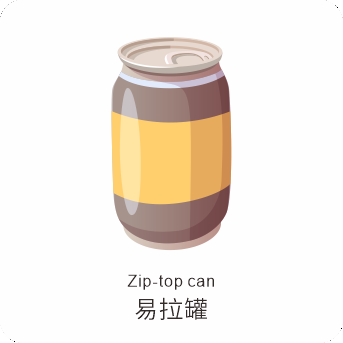
#> input picture image/0.png, 343 x 343 px, given as the content of the folder ./texture, which was not available
$ python 01_get_train.py
#> lines starting #> are read from the running program, lines starting #| are printed output that depends on the picture
import os
import math
import cv2 as cv
import numpy as np
import imgaug.augmenters as iaa


# [35 lines left out: functions rotate_about_center, roate_zoom_img, not called in this run]


def img_random_brightness(img):
    brightness = iaa.Multiply((0.9, 1.1))
    # print(brightness.augment)
    image = brightness.augment_image(img)
    return image


def random_augment(img):
    image = img_random_brightness(img)
    image = roate_zoom_img(image)
    return image


# [12 lines left out: function checkOverlap, not called in this run]


# 随机位置生成图片
def transparentOverlay(path):
#> called with path = './texture/0.png'
    bgImg = cv.imread(path, -1)
#> bgImg is the input picture: shape (343, 343, 4); mean B, G, R, A 228.5, 235.8, 242.7, 253.3
    target = cv.resize(bgImg, (300, 300))
    rows, cols, _ = target.shape  # 背景图
#> rows = 300; cols = 300
    rectangles = []
    label = ' '
    for i in range(0, 10):
        index = np.random.randint(0, 24)
        readimg = cv.imread('./image/' + str(index) + '.png')
        readimg = cv.resize(readimg, (100, 100))
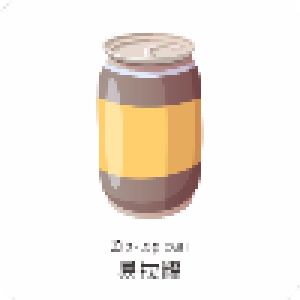
#> readimg: shape (100, 100, 3) (shown 3 times larger); mean B, G, R 228.4, 235.8, 242.6
        overlay = random_augment(readimg)
        h, w = overlay.shape[:2]
        x = np.random.randint(0, 300 - h)
        y = np.random.randint(0, 300 - w)
        if checkOverlap(rectangles, (y, x, y + w, x + h)):
            continue
        hsv = cv.cvtColor(overlay, cv.COLOR_BGR2HSV)
        lowerb = (35, 43, 36)
        upperb = (77, 255, 255)
        dst = cv.inRange(hsv, lowerb, upperb)
        overlay[dst == 255] = (0, 0, 0)
        color = target[x:x + h, y:y + w]
        color[dst != 255] = (0, 0, 0)
        img = color + overlay
        # 图像合并
        for i in range(img.shape[0]):
            for j in range(img.shape[1]):
                if x + i >= rows or y + j >= cols:
                    continue
                if (hsv[i][j][0:1] > 36 and hsv[i][j][1:2] > 25 and hsv[i][j][2:3] > 25 and hsv[i][j][0:1] < 70):
                    continue
                target[x + i][y + j] = img[i][j][:3]
        rectangles.append((y, x, y + w, x + h))
        # cv.rectangle(target, (y, x), (y + w, x + h), (0, 255, 0), 2)
        # label += "{},{},{},{},{} ".format(y, x, y + w, x + h, index)
        label += "{} {} {} {} {} ".format(y, x, y + w, x + h, index)
        # label += "{} {} {} {} {} \n".format(index, y / 416 + w / 832, x / 416 + h / 832, w / 416, h / 416)
    return target, label


def generateImage():
    rootdir = './texture'
    list = os.listdir(rootdir)  # 列出文件夹下所有的目录与文件
    with open("./ImageSets/train.txt", "w") as wf:
        for i in range(0, 200):
            index = np.random.randint(0, len(list))
            path = os.path.join(rootdir, list[index])
            overlay, label = transparentOverlay(path)
            # [4 lines of commented-out code are left out]
            cv.imwrite("./JPEGImages/" + str(i) + ".jpg", overlay)
            annotation = ("./JPEGImages/" + str(i) + ".jpg" + label)
            wf.write(annotation + "\n")
            wf.flush()


if __name__ == '__main__':
    generateImage()
#> (the call stopped at in img_random_brightness, `brightness = iaa.Multiply((0.9, 1.1))`: imgaug is not available in this run)

$ run again, on image/12.png
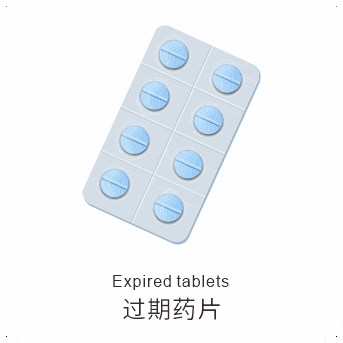
#> input picture image/12.png, 343 x 343 px, given as the content of the folder ./texture, which was not available
#> in transparentOverlay, bgImg is the input picture: shape (343, 343, 4); mean B, G, R, A 247.9, 245.2, 241.9, 253.3
#> in transparentOverlay, `readimg = cv.resize(readimg, (100, 100))`:
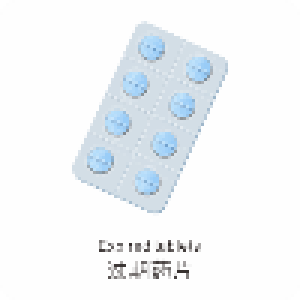
#> readimg: shape (100, 100, 3) (shown 3 times larger); mean B, G, R 247.8, 245.2, 241.8

$ run again, on image/13.png
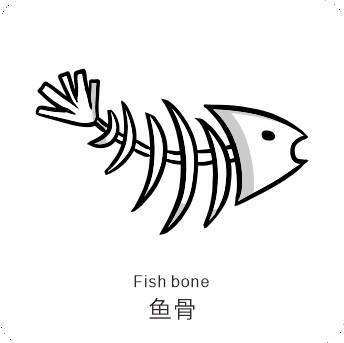
#> input picture image/13.png, 344 x 343 px, given as the content of the folder ./texture, which was not available
#> in transparentOverlay, bgImg is the input picture: shape (343, 344, 4); mean B, G, R, A 236.1, 236.1, 236.1, 252.5
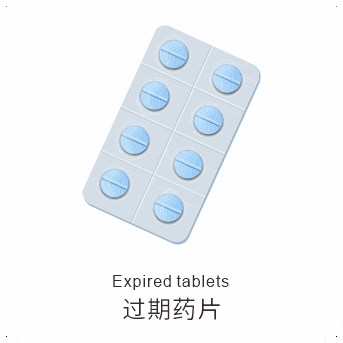
#> input picture image/12.png, 343 x 343 px
#> in transparentOverlay, readimg is the input picture: shape (343, 343, 3); mean B, G, R 247.9, 245.2, 241.9
#> in transparentOverlay, `readimg = cv.resize(readimg, (100, 100))`:
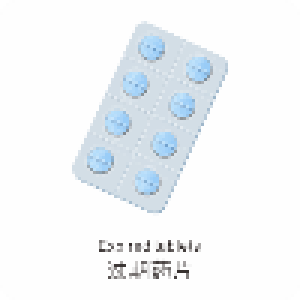
#> readimg: shape (100, 100, 3) (shown 3 times larger); mean B, G, R 247.8, 245.2, 241.8

$ run again, on image/14.png
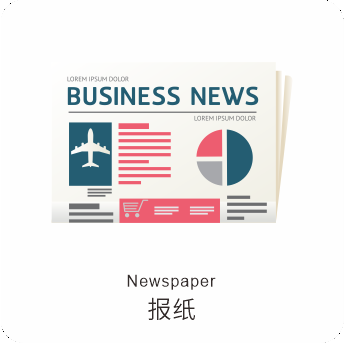
#> input picture image/14.png, 344 x 343 px, given as the content of the folder ./texture, which was not available
#> in transparentOverlay, bgImg is the input picture: shape (343, 344, 4); mean B, G, R, A 237, 236.7, 239.4, 252.5
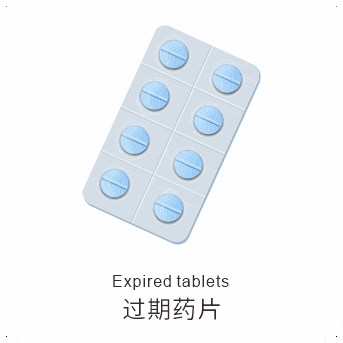
#> input picture image/12.png, 343 x 343 px
#> in transparentOverlay, readimg is the input picture: shape (343, 343, 3); mean B, G, R 247.9, 245.2, 241.9
#> in transparentOverlay, `readimg = cv.resize(readimg, (100, 100))`:
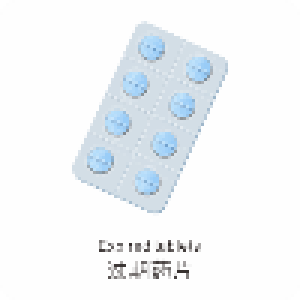
#> readimg: shape (100, 100, 3) (shown 3 times larger); mean B, G, R 247.8, 245.2, 241.8
